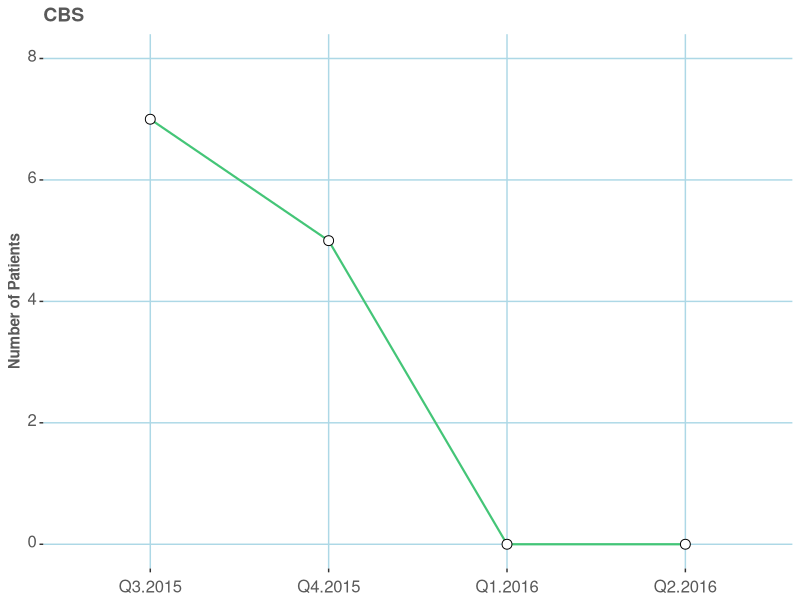
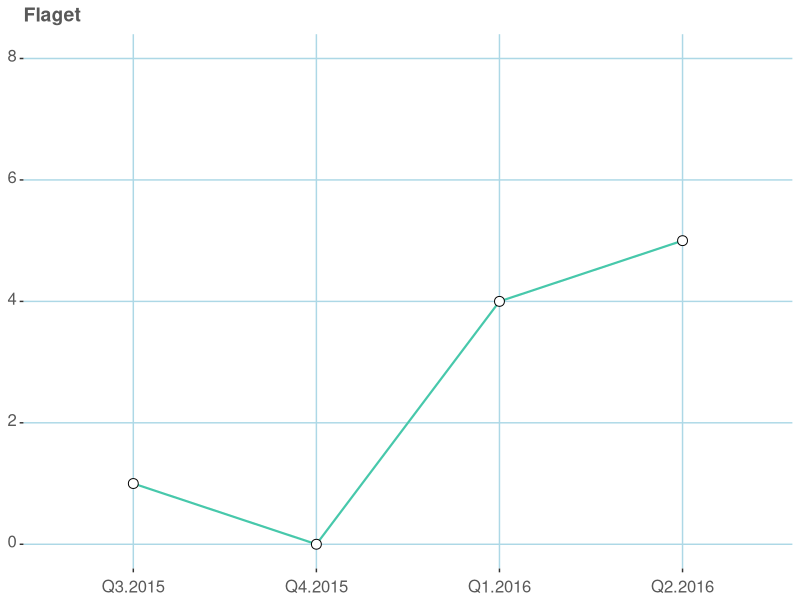
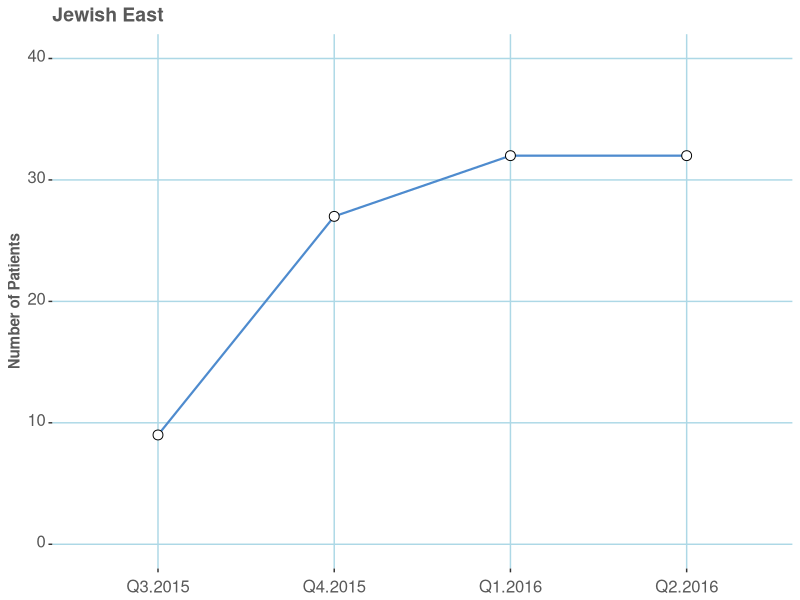
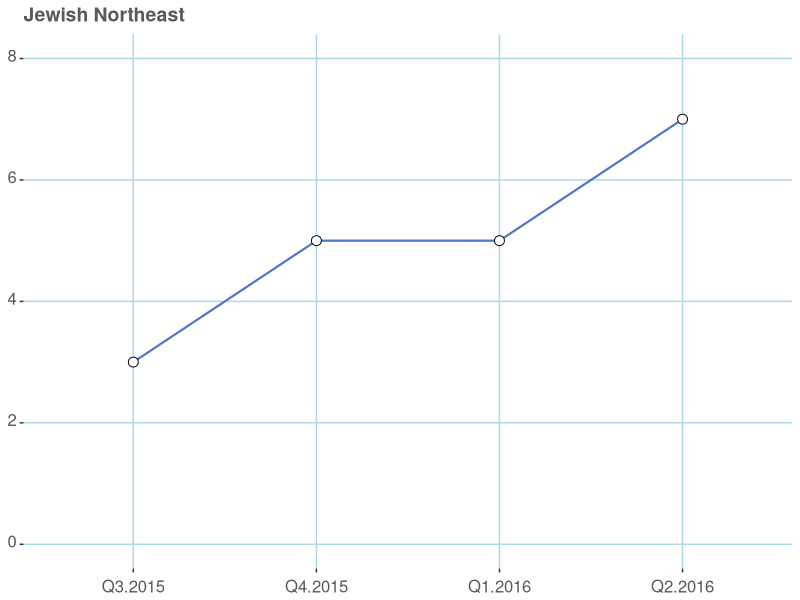
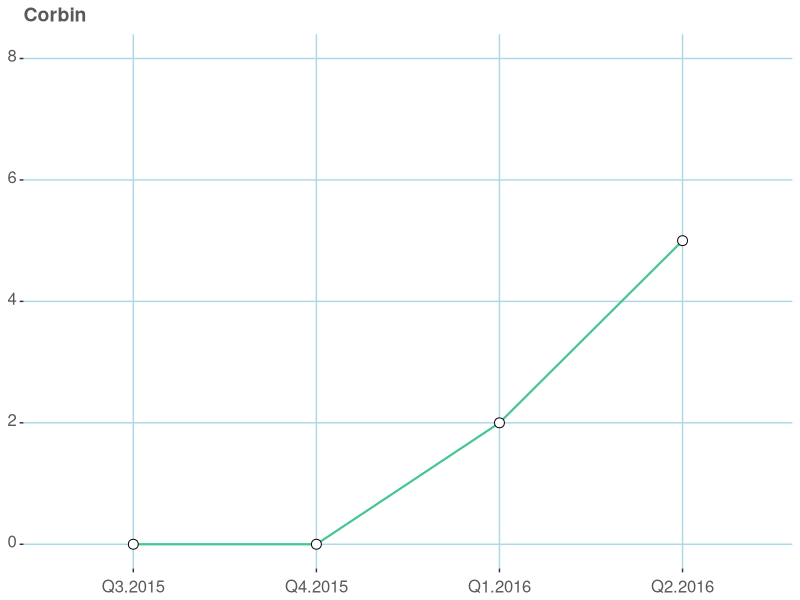
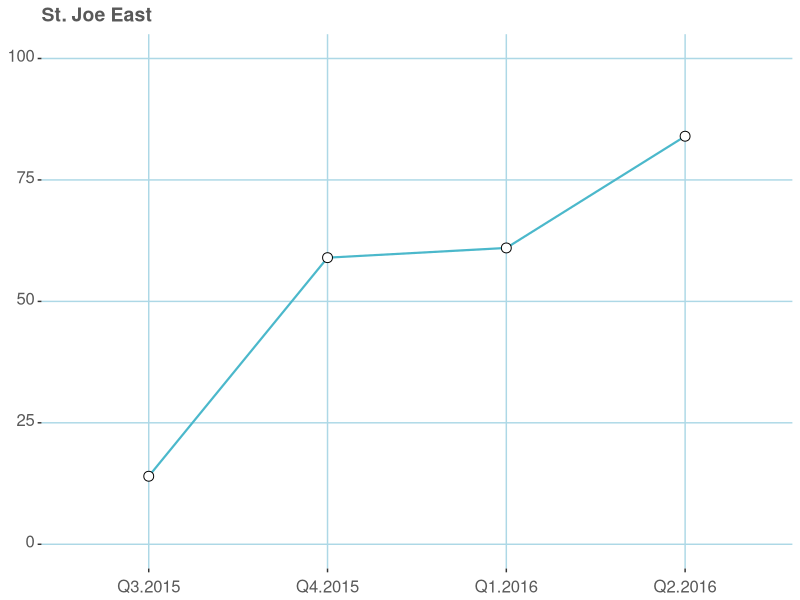
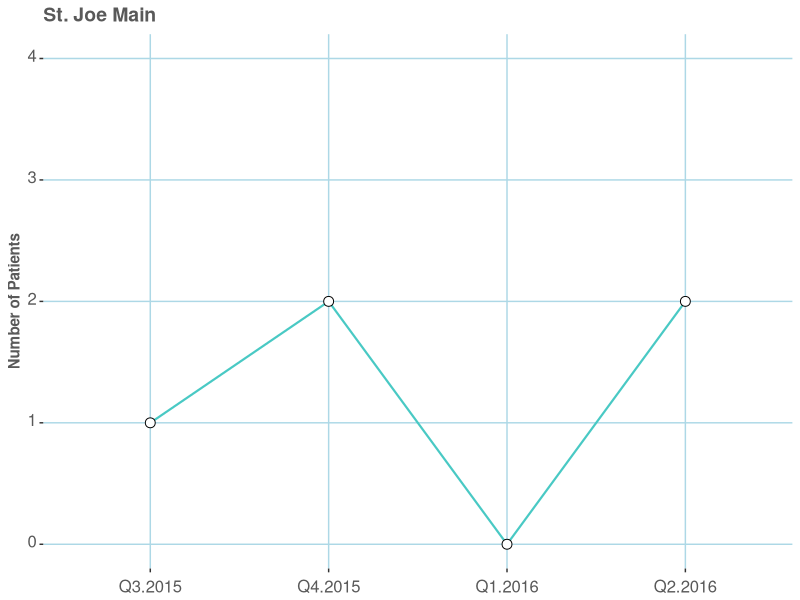
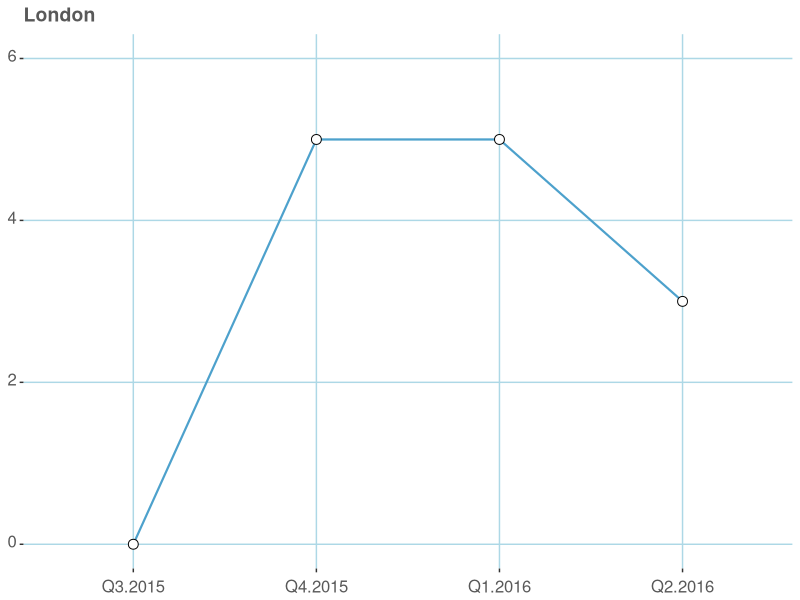

These charts were generated, in order, by the following R code: (Note: this script raises an error after producing the figures.)
locqt <- read.csv("locquart.csv", header=TRUE)

library(reshape2)
library(ggplot2)
library(zoo)
library('Cairo')

locqt <- melt(locqt)
names(locqt) <- c("Location","Quarter","Patients")
CustomPallet <- c("#44c577","#46c691","#47c8ab","#49c9c4","#4bb8cb","#4da1cc","#4e8bce","#5075cf")

locqt <- locqt[locqt$Quarter != "Q3.2016",]




CBS <- ggplot(data= locqt[locqt$Location=="CBS",], aes(x=Quarter, y=Patients, group=Location)) +
  geom_line(aes(colour = Location), size=0.75) +scale_color_manual(values="#44c577")+ 
  geom_point(colour="black", size=3, shape=21, fill="white") + 
  theme(panel.grid.major = element_line(colour = "lightblue"), 
        axis.title = element_text(size = 11, face = "bold", colour = "gray35"), 
        axis.text = element_text(size = 12, colour = "gray35", vjust = 0.25), 
        axis.text.x = element_text(size = 12, vjust = 0), plot.title = element_text(size = 14, face = "bold", colour = "gray35"), 
        panel.background = element_rect(fill = "white"), 
        plot.background = element_rect(fill = "white",linetype = "solid")) + 
  guides(fill=FALSE) +
  theme(legend.title=element_blank()) +
  theme(legend.position="none") + ylim(0,8)  +
  labs(title = "CBS", x = NULL, y = "Number of Patients")


Flaget <- ggplot(data= locqt[locqt$Location=="Flaget",], aes(x=Quarter, y=Patients, group=Location)) +
  geom_line(aes(colour = Location), size=0.75) +scale_color_manual(values="#47c8ab")+ 
  geom_point(colour="black", size=3, shape=21, fill="white") + 
  theme(panel.grid.major = element_line(colour = "lightblue"), 
        axis.title = element_text(size = 11, face = "bold", colour = "gray35"), 
        axis.text = element_text(size = 12, colour = "gray35", vjust = 0.25), 
        axis.text.x = element_text(size = 12, vjust = 0), plot.title = element_text(size = 14, face = "bold", colour = "gray35"), 
        panel.background = element_rect(fill = "white"), 
        plot.background = element_rect(fill = "white",linetype = "solid")) + 
  guides(fill=FALSE) +
  theme(legend.title=element_blank()) +
  theme(legend.position="none") + ylim(0,8)  +
  labs(title = "Flaget", x = NULL, y = NULL)



SJC <- ggplot(data= locqt[locqt$Location=="SJC",], aes(x=Quarter, y=Patients, group=Location)) +
  geom_line(aes(colour = Location), size=0.75) +scale_color_manual(values="#46c691")+ 
  geom_point(colour="black", size=3, shape=21, fill="white") + 
  theme(panel.grid.major = element_line(colour = "lightblue"), 
        axis.title = element_text(size = 11, face = "bold", colour = "gray35"), 
        axis.text = element_text(size = 12, colour = "gray35", vjust = 0.25), 
        axis.text.x = element_text(size = 12, vjust = 0), plot.title = element_text(size = 14, face = "bold", colour = "gray35"), 
        panel.background = element_rect(fill = "white"), 
        plot.background = element_rect(fill = "white",linetype = "solid")) + 
  guides(fill=FALSE) +
  theme(legend.title=element_blank()) +
  theme(legend.position="none") + ylim(0,8)  +
  labs(title = "Corbin", x = NULL, y = NULL)








MCNE <- ggplot(data= locqt[locqt$Location=="MCNE",], aes(x=Quarter, y=Patients, group=Location)) +
  geom_line(aes(colour = Location), size=0.75) +scale_color_manual(values="#5075cf")+ 
  geom_point(colour="black", size=3, shape=21, fill="white") + 
  theme(panel.grid.major = element_line(colour = "lightblue"), 
        axis.title = element_text(size = 11, face = "bold", colour = "gray35"), 
        axis.text = element_text(size = 12, colour = "gray35", vjust = 0.25), 
        axis.text.x = element_text(size = 12, vjust = 0), plot.title = element_text(size = 14, face = "bold", colour = "gray35"), 
        panel.background = element_rect(fill = "white"), 
        plot.background = element_rect(fill = "white",linetype = "solid")) + 
  guides(fill=FALSE) +
  theme(legend.title=element_blank()) +
  theme(legend.position="none") + ylim(0,8)  +
  labs(title = "Jewish Northeast", x = NULL, y = NULL)


MCE <- ggplot(data= locqt[locqt$Location=="MCE",], aes(x=Quarter, y=Patients, group=Location)) +
  geom_line(aes(colour = Location), size=0.75) +scale_color_manual(values="#4e8bce")+ 
  geom_point(colour="black", size=3, shape=21, fill="white") + 
  theme(panel.grid.major = element_line(colour = "lightblue"), 
        axis.title = element_text(size = 11, face = "bold", colour = "gray35"), 
        axis.text = element_text(size = 12, colour = "gray35", vjust = 0.25), 
        axis.text.x = element_text(size = 12, vjust = 0), plot.title = element_text(size = 14, face = "bold", colour = "gray35"), 
        panel.background = element_rect(fill = "white"), 
        plot.background = element_rect(fill = "white",linetype = "solid")) + 
  guides(fill=FALSE) +
  theme(legend.title=element_blank()) +
  theme(legend.position="none") + ylim(0,40)  +
  labs(title = "Jewish East", x = NULL, y = "Number of Patients")



SJE <- ggplot(data= locqt[locqt$Location=="SJE",], aes(x=Quarter, y=Patients, group=Location)) +
  geom_line(aes(colour = Location), size=0.75) +scale_color_manual(values="#4bb8cb")+ 
  geom_point(colour="black", size=3, shape=21, fill="white") + 
  theme(panel.grid.major = element_line(colour = "lightblue"), 
        axis.title = element_text(size = 11, face = "bold", colour = "gray35"), 
        axis.text = element_text(size = 12, colour = "gray35", vjust = 0.25), 
        axis.text.x = element_text(size = 12, vjust = 0), plot.title = element_text(size = 14, face = "bold", colour = "gray35"), 
        panel.background = element_rect(fill = "white"), 
        plot.background = element_rect(fill = "white",linetype = "solid")) + 
  guides(fill=FALSE) +
  theme(legend.title=element_blank()) +
  theme(legend.position="none") + ylim(0,100)  +
  labs(title = "St. Joe East", x = NULL, y = NULL)





SJH <- ggplot(data= locqt[locqt$Location=="SJH",], aes(x=Quarter, y=Patients, group=Location)) +
  geom_line(aes(colour = Location), size=0.75) +scale_color_manual(values="#49c9c4")+ 
  geom_point(colour="black", size=3, shape=21, fill="white") + 
  theme(panel.grid.major = element_line(colour = "lightblue"), 
        axis.title = element_text(size = 11, face = "bold", colour = "gray35"), 
        axis.text = element_text(size = 12, colour = "gray35", vjust = 0.25), 
        axis.text.x = element_text(size = 12, vjust = 0), plot.title = element_text(size = 14, face = "bold", colour = "gray35"), 
        panel.background = element_rect(fill = "white"), 
        plot.background = element_rect(fill = "white",linetype = "solid")) + 
  guides(fill=FALSE) +
  theme(legend.title=element_blank()) +
  theme(legend.position="none") + ylim(0,4)  +
  labs(title = "St. Joe Main", x = NULL, y = "Number of Patients")




SJL <- ggplot(data= locqt[locqt$Location=="SJL",], aes(x=Quarter, y=Patients, group=Location)) +
  geom_line(aes(colour = Location), size=0.75) +scale_color_manual(values="#4da1cc")+ 
  geom_point(colour="black", size=3, shape=21, fill="white") + 
  theme(panel.grid.major = element_line(colour = "lightblue"), 
        axis.title = element_text(size = 11, face = "bold", colour = "gray35"), 
        axis.text = element_text(size = 12, colour = "gray35", vjust = 0.25), 
        axis.text.x = element_text(size = 12, vjust = 0), plot.title = element_text(size = 14, face = "bold", colour = "gray35"), 
        panel.background = element_rect(fill = "white"), 
        plot.background = element_rect(fill = "white",linetype = "solid")) + 
  guides(fill=FALSE) +
  theme(legend.title=element_blank()) +
  theme(legend.position="none") + ylim(0,6)  +
  labs(title = "London", x = NULL, y = NULL)



















CairoWin()
multiplot(CBS,
          SJH,
          MCE,
          
          SJC,
          SJE,
          MCNE,
          
          Flaget,
          SJL, cols=3)


ggsave(file="multiplot.png", type="cairo-png", width = 12, height = 5, units ="in",dpi = 300)




multiplot <- function(..., plotlist=NULL, file, cols=1, layout=NULL) {
  library(grid)
  
  # Make a list from the ... arguments and plotlist
  plots <- c(list(...), plotlist)
  
  numPlots = length(plots)
  
  # If layout is NULL, then use 'cols' to determine layout
  if (is.null(layout)) {
    # Make the panel
    # ncol: Number of columns of plots
    # nrow: Number of rows needed, calculated from # of cols
    layout <- matrix(seq(1, cols * ceiling(numPlots/cols)),
                     ncol = cols, nrow = ceiling(numPlots/cols))
  }
  
  if (numPlots==1) {
    print(plots[[1]])
    
  } else {
    # Set up the page
    grid.newpage()
    pushViewport(viewport(layout = grid.layout(nrow(layout), ncol(layout))))
    
    # Make each plot, in the correct location
    for (i in 1:numPlots) {
      # Get the i,j matrix positions of the regions that contain this subplot
      matchidx <- as.data.frame(which(layout == i, arr.ind = TRUE))
      
      print(plots[[i]], vp = viewport(layout.pos.row = matchidx$row,
                                      layout.pos.col = matchidx$col))
    }
  }
}
